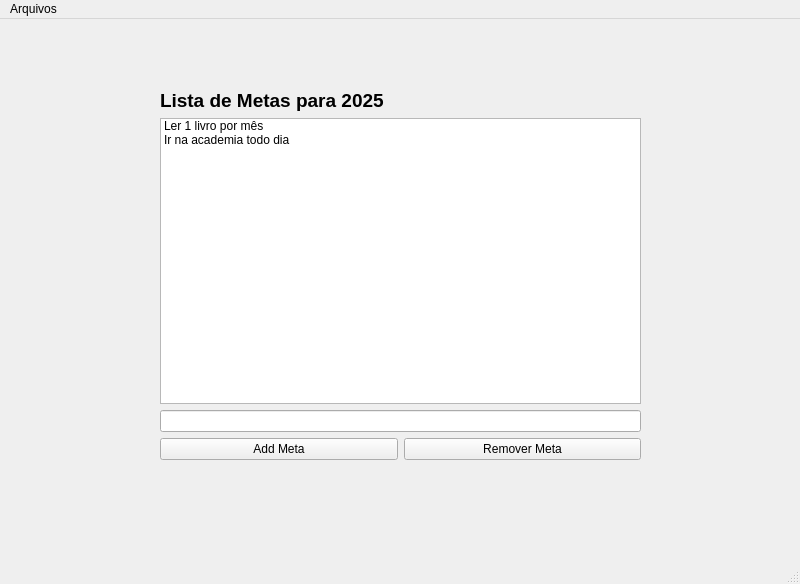
<?xml version="1.0" encoding="UTF-8"?>
<ui version="4.0">
 <class>MainWindow</class>
 <widget class="QMainWindow" name="MainWindow">
  <property name="geometry">
   <rect>
    <x>0</x>
    <y>0</y>
    <width>800</width>
    <height>584</height>
   </rect>
  </property>
  <property name="windowTitle">
   <string>MainWindow</string>
  </property>
  <widget class="QWidget" name="centralwidget">
   <widget class="QWidget" name="gridLayoutWidget">
    <property name="geometry">
     <rect>
      <x>160</x>
      <y>70</y>
      <width>481</width>
      <height>371</height>
     </rect>
    </property>
    <layout class="QGridLayout" name="gridLayout">
     <item row="4" column="1">
      <widget class="QPushButton" name="pushButton_RemoverMeta">
       <property name="text">
        <string>Remover Meta</string>
       </property>
      </widget>
     </item>
     <item row="4" column="0">
      <widget class="QPushButton" name="pushButton_AdicionarMeta">
       <property name="text">
        <string>Add Meta</string>
       </property>
      </widget>
     </item>
     <item row="1" column="0" colspan="2">
      <widget class="QLabel" name="label">
       <property name="font">
        <font>
         <pointsize>14</pointsize>
         <weight>75</weight>
         <bold>true</bold>
        </font>
       </property>
       <property name="layoutDirection">
        <enum>Qt::LeftToRight</enum>
       </property>
       <property name="text">
        <string>Lista de Metas para 2025</string>
       </property>
      </widget>
     </item>
     <item row="2" column="0" colspan="2">
      <widget class="QListWidget" name="listWidget">
       <item>
        <property name="text">
         <string>Ler 1 livro por mês</string>
        </property>
       </item>
       <item>
        <property name="text">
         <string>Ir na academia todo dia</string>
        </property>
       </item>
      </widget>
     </item>
     <item row="3" column="0" colspan="2">
      <widget class="QLineEdit" name="lineEdit"/>
     </item>
    </layout>
   </widget>
  </widget>
  <widget class="QMenuBar" name="menubar">
   <property name="geometry">
    <rect>
     <x>0</x>
     <y>0</y>
     <width>800</width>
     <height>26</height>
    </rect>
   </property>
   <widget class="QMenu" name="menuArquivos">
    <property name="title">
     <string>Arquivos</string>
    </property>
    <addaction name="actionNovo"/>
    <addaction name="actionSalvar"/>
    <addaction name="actionAbrir"/>
    <addaction name="actionSair"/>
   </widget>
   <addaction name="menuArquivos"/>
  </widget>
  <widget class="QStatusBar" name="statusbar"/>
  <action name="actionNovo">
   <property name="text">
    <string>Novo</string>
   </property>
   <property name="shortcut">
    <string>Ctrl+N</string>
   </property>
  </action>
  <action name="actionSair">
   <property name="text">
    <string>Sair</string>
   </property>
   <property name="shortcut">
    <string>Esc</string>
   </property>
  </action>
  <action name="actionSalvar">
   <property name="text">
    <string>Salvar</string>
   </property>
   <property name="shortcut">
    <string>Ctrl+S</string>
   </property>
  </action>
  <action name="actionAbrir">
   <property name="text">
    <string>Abrir</string>
   </property>
   <property name="shortcut">
    <string>Ctrl+A</string>
   </property>
  </action>
 </widget>
 <resources/>
 <connections/>
</ui>
